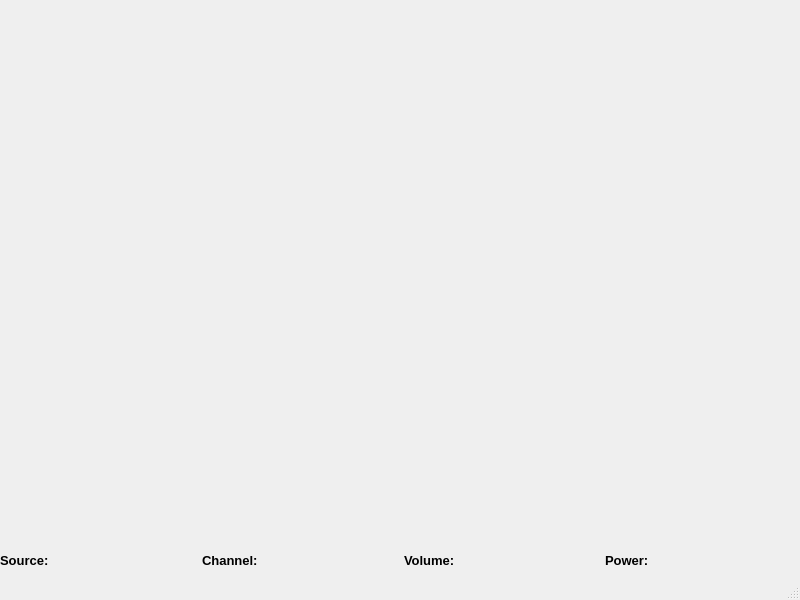
<?xml version="1.0" encoding="UTF-8"?>
<ui version="4.0">
 <class>MainWindow</class>
 <widget class="QMainWindow" name="MainWindow">
  <property name="geometry">
   <rect>
    <x>0</x>
    <y>0</y>
    <width>800</width>
    <height>600</height>
   </rect>
  </property>
  <property name="windowTitle">
   <string>TV Screen</string>
  </property>
  <widget class="QWidget" name="centralwidget">
   <widget class="QWidget" name="horizontalLayoutWidget">
    <property name="geometry">
     <rect>
      <x>0</x>
      <y>530</y>
      <width>801</width>
      <height>61</height>
     </rect>
    </property>
    <layout class="QHBoxLayout" name="horizontalLayout">
     <item>
      <widget class="QLabel" name="label_source">
       <property name="font">
        <font>
         <pointsize>10</pointsize>
         <weight>75</weight>
         <bold>true</bold>
        </font>
       </property>
       <property name="text">
        <string>Source: </string>
       </property>
      </widget>
     </item>
     <item>
      <widget class="QLabel" name="label_channel">
       <property name="font">
        <font>
         <pointsize>10</pointsize>
         <weight>75</weight>
         <bold>true</bold>
        </font>
       </property>
       <property name="text">
        <string>Channel: </string>
       </property>
      </widget>
     </item>
     <item>
      <widget class="QLabel" name="label_volume">
       <property name="font">
        <font>
         <pointsize>10</pointsize>
         <weight>75</weight>
         <bold>true</bold>
        </font>
       </property>
       <property name="text">
        <string>Volume: </string>
       </property>
      </widget>
     </item>
     <item>
      <widget class="QLabel" name="label_power">
       <property name="font">
        <font>
         <pointsize>10</pointsize>
         <weight>75</weight>
         <bold>true</bold>
        </font>
       </property>
       <property name="text">
        <string>Power: </string>
       </property>
      </widget>
     </item>
    </layout>
   </widget>
   <widget class="QLabel" name="label">
    <property name="geometry">
     <rect>
      <x>0</x>
      <y>0</y>
      <width>801</width>
      <height>531</height>
     </rect>
    </property>
    <property name="text">
     <string/>
    </property>
   </widget>
  </widget>
  <widget class="QStatusBar" name="statusbar"/>
 </widget>
 <resources/>
 <connections/>
</ui>
